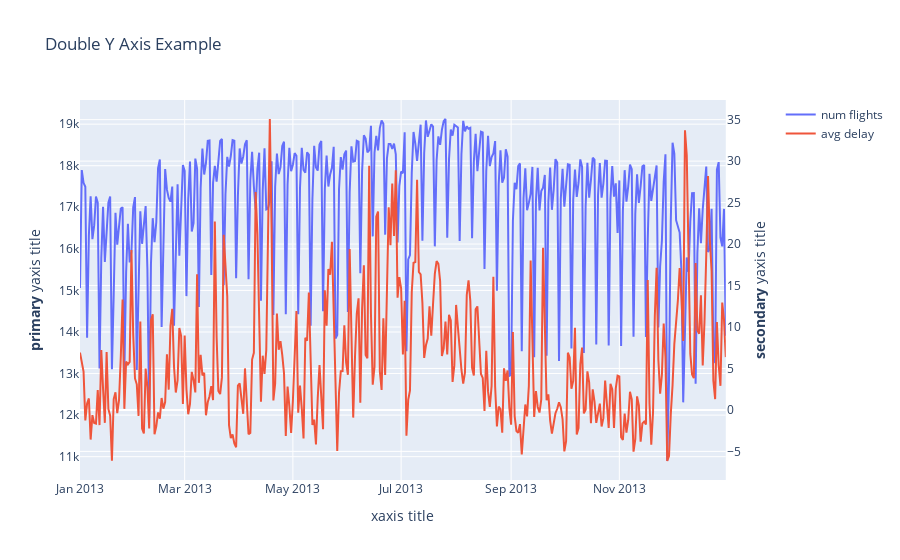

Notebook cell for this chart:
### Code cell
def avg_num_line(df):
    df_num = flights_by_day(df).toPandas()
    df_avg = avg_delay_by_day(df).toPandas()

    # plot the two lines in the same figure, use to different y axes
    fig = make_subplots(specs=[[{"secondary_y": True}]])

    # Add traces
    fig.add_trace(
        go.Scatter(x=df_num["FlightDate"] , y=df_num["count"], name="num flights"),
        secondary_y=False,
    )

    fig.add_trace(
        go.Scatter(x=df_avg["FlightDate"], y=df_avg["AverageArrivalDelay"], name="avg delay"),
        secondary_y=True,
    )

    # Add figure title
    fig.update_layout(
        title_text="Double Y Axis Example"
    )

    # Set x-axis title
    fig.update_xaxes(title_text="xaxis title")

    # Set y-axes titles
    fig.update_yaxes(title_text="<b>primary</b> yaxis title", secondary_y=False)
    fig.update_yaxes(title_text="<b>secondary</b> yaxis title", secondary_y=True)


    return fig


avg_num_line(df)

### Figure 1 — Plotly figure (JSON) as saved in the notebook; plotly's stock layout.template omitted (floating-point values rounded to 4 significant figures; data arrays with more than 128 entries replaced by an {"elided": "..."} marker saying what was removed)
{"data": [{"name": "num flights", "type": "scatter", "x": {"elided": "365 str values"}, "xaxis": "x", "y": {"elided": "365 int values"}, "yaxis": "y"}, {"name": "avg delay", "type": "scatter", "x": {"elided": "365 str values"}, "xaxis": "x", "y": {"elided": "365 float values"}, "yaxis": "y2"}], "layout": {"title": {"text": "Double Y Axis Example"}, "xaxis": {"anchor": "y", "domain": [0, 0.94], "title": {"text": "xaxis title"}}, "yaxis": {"anchor": "x", "domain": [0, 1], "title": {"text": "<b>primary</b> yaxis title"}}, "yaxis2": {"anchor": "x", "overlaying": "y", "side": "right", "title": {"text": "<b>secondary</b> yaxis title"}}}}
